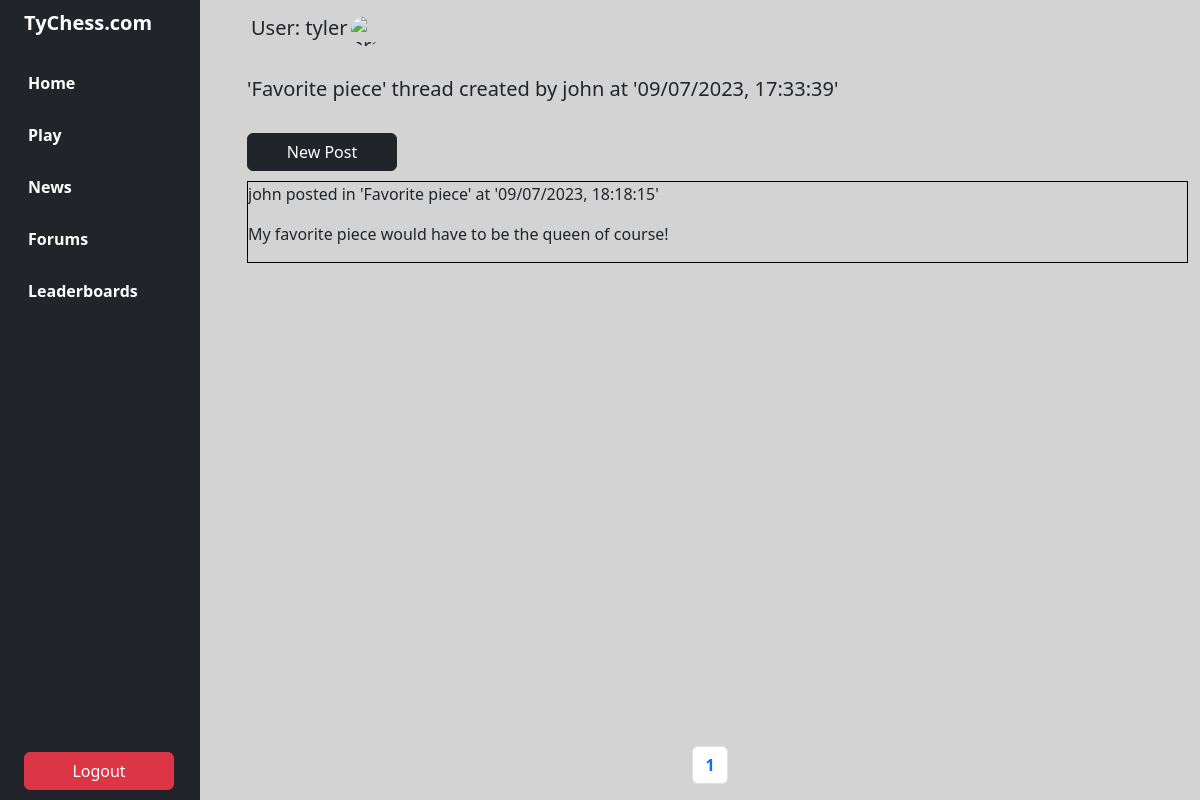
The app's page /forums/2 (signed in), older data.
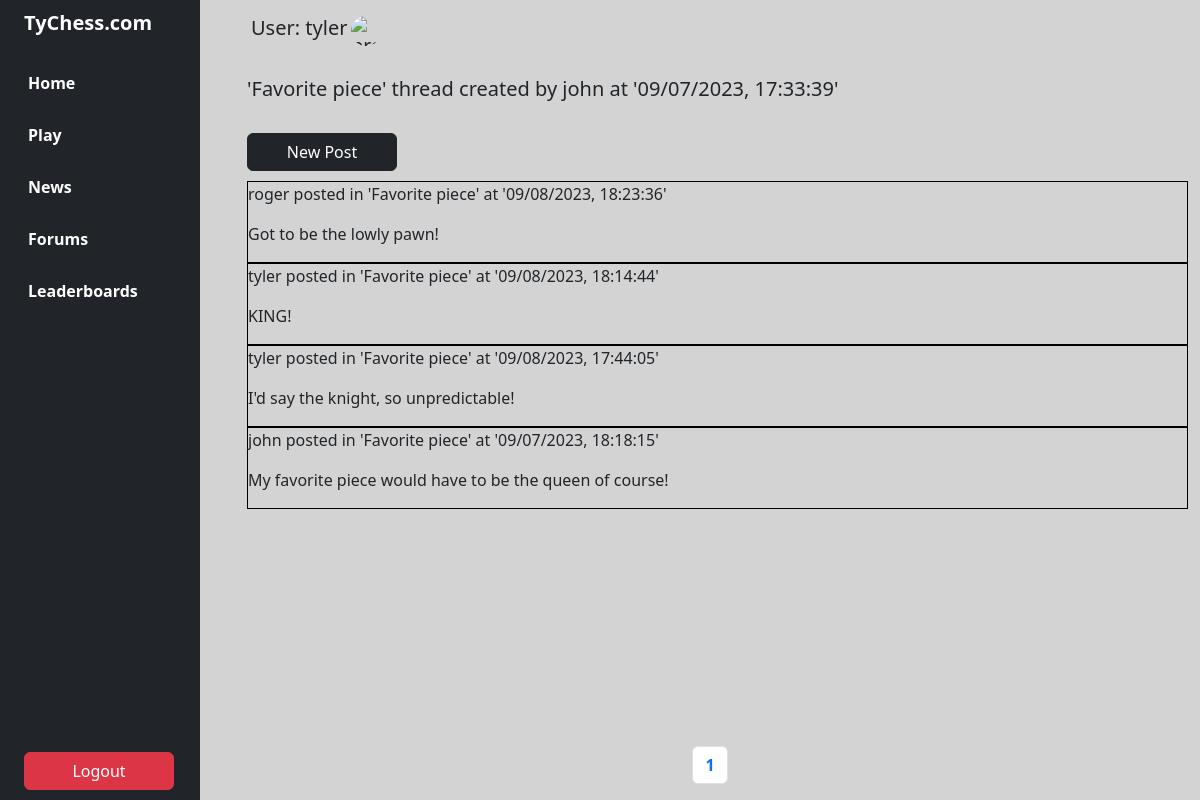
The same page, newer data.
### chess/models.py (models this page shows, shortened)
class Thread(models.Model):
    title = models.CharField(max_length=128)
    description = models.TextField()
    category = models.ForeignKey(Category, on_delete=models.CASCADE)
    created_by = models.ForeignKey(User, on_delete=models.CASCADE)
    created_at = models.DateTimeField(auto_now_add=True)
    post_count = models.PositiveIntegerField(default=0)
    def __str__(self):
        return f"'{self.title}' thread created by {self.created_by} at '{self.created_at.strftime('%m/%d/%Y, %H:%M:%S')}'"

class Post(models.Model):
    thread = models.ForeignKey(Thread, on_delete=models.CASCADE)
    created_by = models.ForeignKey(User, on_delete=models.CASCADE)
    content = models.TextField()
    created_at = models.DateTimeField(auto_now_add=True)
    def __str__(self):
        return f"{self.created_by.username} posted in '{self.thread.title}' at '{self.created_at.strftime('%m/%d/%Y, %H:%M:%S')}'"

### chess/views.py (the view)
# urls.py: path("forums/<int:id>", views.forum_thread, name="forum_thread"),
@login_required(login_url="login")
def forum_thread(request, id):
    thread = get_object_or_404(Thread, id=id)
    all_posts = Post.objects.filter(thread=thread)
    ordered_posts = all_posts.order_by("-created_at").all()
    p = Paginator(ordered_posts, 5)
    page = request.GET.get('page')
    posts = p.get_page(page)
    return render(request, "chess/forum_thread.html", {
        'thread': thread,
        'posts': posts,
    })

### chess/templates/chess/forum_thread.html (shortened to what this page needs)
{% extends "chess/layout.html" %}
{% block body %}
    <div class="mainDiv">
        <br>
        <h5>{{ thread }}</h5><br>
        <div id="newButton">
            <button onclick="changeDisplay()" style="margin-bottom: 10px;" type="button" class="buttonStyle btn btn-dark">New Post</button>
        </div>
        <div>
            {% for post in posts %}
                <div style="border:1px solid black;;">
                    <p>{{ post }}</p>
                    <p>{{ post.content }}</p>
                </div>
            {% endfor %}
        </div>
        <div id="pagination" class="pagination-container">
            <nav aria-label="Page navigation example">
                <ul style="display: flex; justify-content: center;"class="pagination">
                        <li style="color: blue;" class="page-item"><strong><a class="page-link">{{ posts.number }}</a></strong></li>
                </ul>
            </nav>
        </div>
    </div>
{% endblock %}

### chess/templates/chess/layout.html (shortened to what this page needs)
{% load static %}
<!DOCTYPE html>
<html lang="en">
    <head>
        <link href="https://cdn.jsdelivr.net/npm/bootstrap@5.3.1/dist/css/bootstrap.min.css" rel="stylesheet">
        <link href="{% static 'chess/css/chessboard.css' %}" rel="stylesheet">
        <link href="{% static 'chess/css/styles.css' %}" rel="stylesheet">
    </head>
    <body>
        <div>
            <div class="container-fluid">
                <div class="row flex-nowrap">
                    <div class="col-auto col-md-3 col-xl-2 px-sm-2 px-0 bg-dark">
                        <div class="d-flex flex-column align-items-center align-items-sm-start px-3 pt-2 text-white min-vh-100">
                            <a href="/" class="d-flex align-items-center pb-3 mb-md-0 me-md-auto text-white text-decoration-none">
                                <span class="fs-5 d-none d-sm-inline"><strong>TyChess.com</strong></span>
                            </a>
                            <ul class="nav nav-pills flex-column mb-sm-auto mb-0 align-items-center align-items-sm-start" id="menu">
                                <li class="nav-item">
                                    <a href="/" class="nav-link align-middle px-0">
                                         <span class="ms-1 d-none d-sm-inline fontClass"><strong>Home</strong></span>
                                    </a>
                                </li>
                                <li>
                                    <a href="{% url 'play' %}" class="nav-link px-0 align-middle">
                                         <span class="ms-1 d-none d-sm-inline fontClass"><strong>Play</strong></span> </a>
                                </li>
                                <li>
                                    <a href="{% url 'news' %}" class="nav-link px-0 align-middle">
                                         <span class="ms-1 d-none d-sm-inline fontClass"><strong>News</strong></span></a>
                                </li>
                                <li>
                                    <a href="{% url 'forums' %}" class="nav-link px-0 align-middle">
                                         <span class="ms-1 d-none d-sm-inline fontClass"><strong>Forums</strong></span></a>
                                </li>
                                <li>
                                    <a href="{% url 'leaderboards' %}" class="nav-link px-0 align-middle">
                                         <span class="ms-1 d-none d-sm-inline fontClass"><strong>Leaderboards</strong></span></a>
                                </li>
                            </ul>
                            {% if user.is_authenticated %}
                                <a style="margin-bottom: 10px" href="{% url 'logout' %}"><button type="button" class="buttonStyle btn btn-danger">Logout</button></a>
                            {% else %}
                                <a style="margin-bottom: 10px" href="{% url 'login' %}"><button type="button" class="buttonStyle btn btn-success">Login</button></a>
                            {% endif %}
                        </div>
                    </div>
                    <div style="background-color: lightgray;" class="col py-3">
                        {% if user.is_authenticated %}
                        <div class="nameTag">
                            <h5><span class="d-none d-sm-inline mx-1">User: {{ request.user }}</span></h5>
                            <img src="https://t3.ftcdn.net/jpg/05/97/88/98/360_F_597889804_H18u5xomXqceVKiaZ6uf8IOG7g4pJmgv.jpg" alt="profile" width="30" height="30" class="rounded-circle">
                        </div>
                        {% endif %}
                        {% block body %}
                        {% endblock %}
                    </div>
                </div>
            </div>
        </div>
    </body>
</html>

### chess/static/chess/css/styles.css (style rules this page uses)
.fontClass { color: white; }
.nameTag { font-size: larger; display: flex; justify-content: left; margin-left: 35px; margin-bottom: 5px; }
.buttonStyle { width: 150px; }
.mainDiv { margin-left: 35px; }
.pagination-container { position: fixed; bottom: 0; left: 110px; width: 100%; z-index: 999; }

Row changes from the older to the newer data that the page shows:
added Post: created_by+thread+created_at "roger posted in 'Favorite piece' at '09/08/2023, 18:23:36'", content "Got to be the lowly pawn!"
added Post: created_by+thread+created_at "tyler posted in 'Favorite piece' at '09/08/2023, 18:14:44'", content "KING!"
added Post: created_by+thread+created_at "tyler posted in 'Favorite piece' at '09/08/2023, 17:44:05'", content "I'd say the knight, so unpredictable!"
